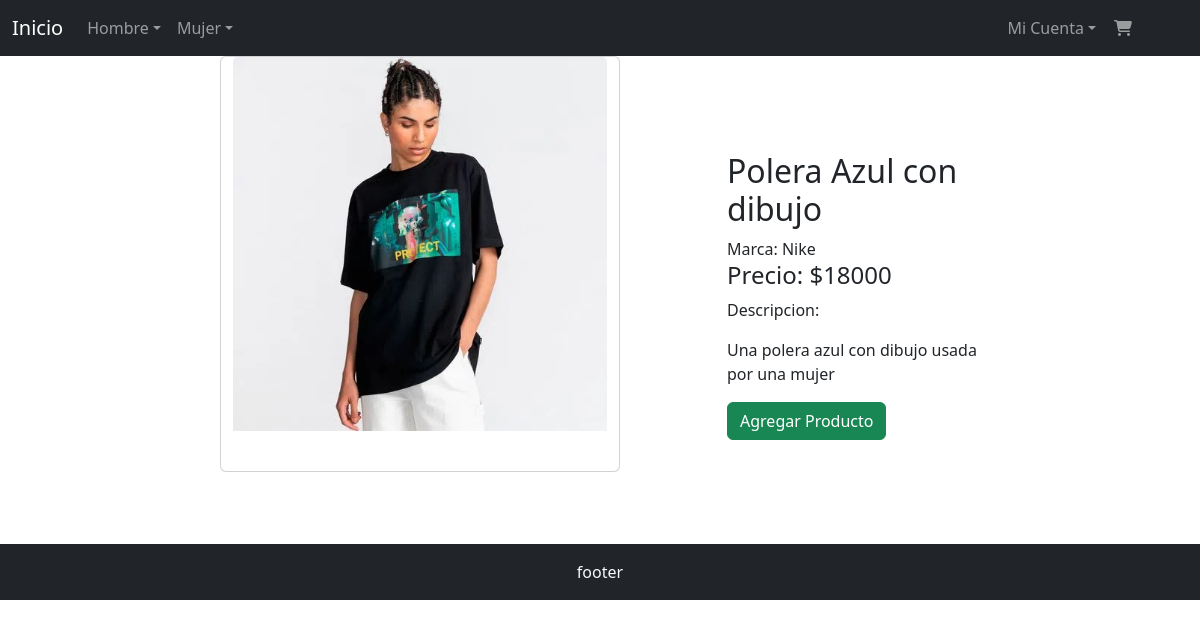
The page /verproducto/6 on the database its author committed.
### aplicacion/models.py (models this page shows, shortened)
class Producto(models.Model):
    nombre=models.CharField(max_length=50)
    marca=models.ForeignKey(Marca, on_delete=models.PROTECT, null=True)
    categoria=models.ForeignKey(Categoria, on_delete=models.PROTECT, null=True)
    descripcion=models.TextField(max_length=300)
    precio=models.IntegerField()
    stock=models.IntegerField(validators=[MinValueValidator(0)])
    genero=models.CharField(null=True, max_length=1, choices=genero_choices)
    imagen=models.ImageField(upload_to="productos")

class Categoria(models.Model):
    id=models.IntegerField(primary_key=True, validators=[MinValueValidator(1)])
    nombre=models.CharField(max_length=50)
    def __str__(self):
        return self.nombre

class Marca(models.Model):
    id=models.IntegerField(primary_key=True, validators=[MinValueValidator(1)])
    nombre=models.CharField(max_length=50)
    def __str__(self):
        return self.nombre

### aplicacion/views.py (the view)
# urls.py: path('verproducto/<id>', ver_producto, name="verproducto"),
def ver_producto(request, id):
    producto = get_object_or_404(Producto, id=id)
    contexto = {'prod': producto}
    return render(request, 'aplicacion/verproducto.html', contexto)

### carro/context_processor.py (called while the page is built)
def importe_total_carro(request):
    total = 0
    if request.user.is_authenticated:
        carro = request.session.get("carro", {})
        for key, value in carro.items():
            precio = float(value.get("precio", 0))
            total += precio
    return {"importe_total_carro": total}

### aplicacion/templates/aplicacion/verproducto.html (shortened to what this page needs)
{% extends 'aplicacion/base.html' %}
{% load static %}
{% block contenido %}
<div class="row">
    <div class="col-2"></div>
    <div class="col-4 card mb-4" style="width:400px">
        <img class="card-img-top" src="{{ prod.imagen.url }}" alt="Card image">
        <div class="card-body">
        </div>
    </div>
    <div class="col-1"></div>
    <div class="col-3">
        <br><br><br><br>
        <h2>{{prod.categoria}} {{prod.nombre}}</h2>
        <span>Marca: {{prod.marca}}</span>
        <h4>Precio: ${{prod.precio}}</h4>
        <p>Descripcion: </p>
        <p>{{ prod.descripcion }}</p>
        <a href="{% url 'carro:agregar' prod.id %}" class="btn btn-success">Agregar Producto</a>
    </div>
</div>
{% endblock contenido %}

### rows shown on the page
Producto: imagen (picture), categoria "Polera", nombre "Azul con dibujo", marca "Nike", precio "18000", descripcion "Una polera azul con dibujo usada por una mujer"
